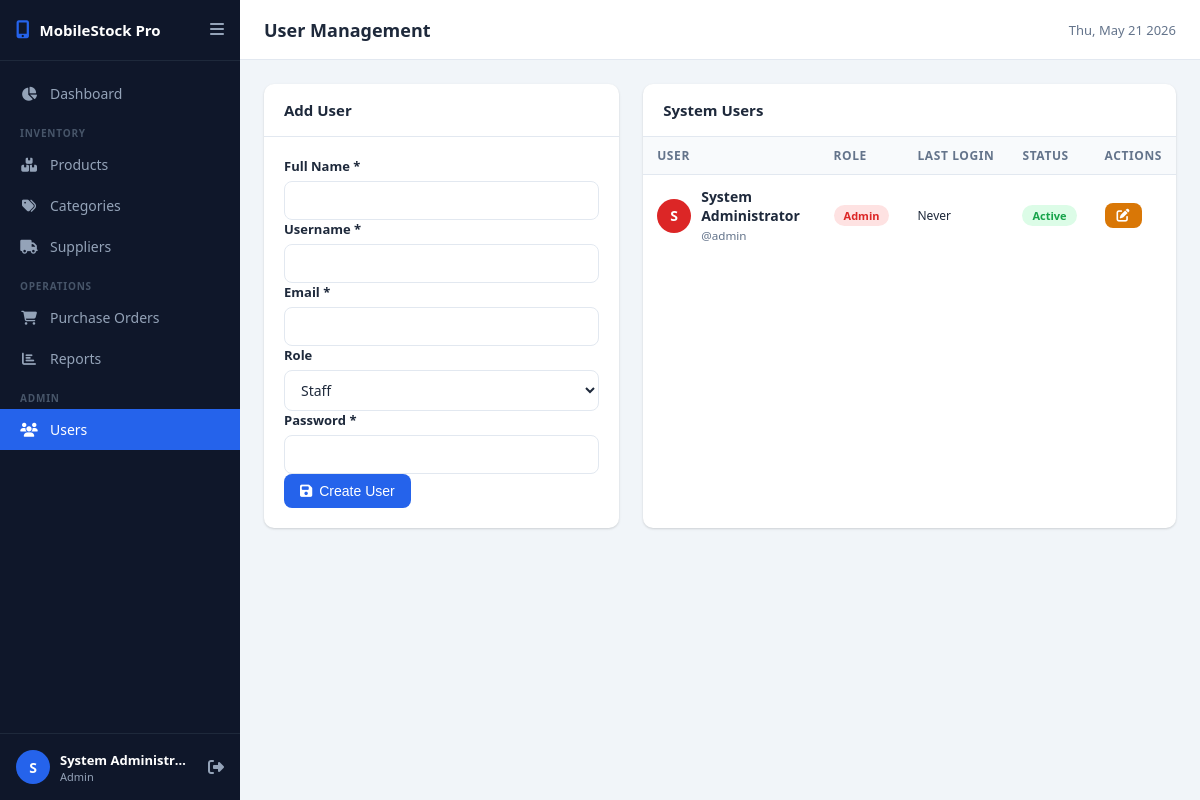
The app's page /modules/users/index.php (signed in) with its own data.
### tables this page shows
CREATE TABLE IF NOT EXISTS users (
    id INT AUTO_INCREMENT PRIMARY KEY,
    username VARCHAR(50) NOT NULL UNIQUE,
    password VARCHAR(255) NOT NULL,
    full_name VARCHAR(100) NOT NULL,
    email VARCHAR(100) NOT NULL UNIQUE,
    role ENUM('admin', 'manager', 'staff') DEFAULT 'staff',
    is_active TINYINT(1) DEFAULT 1,
    last_login DATETIME,
    created_at DATETIME DEFAULT CURRENT_TIMESTAMP,
    updated_at DATETIME DEFAULT CURRENT_TIMESTAMP ON UPDATE CURRENT_TIMESTAMP
);

### includes/helpers.php (called while the page is built, shortened)
<?php
function sanitize(string $input): string {
    return htmlspecialchars(strip_tags(trim($input)), ENT_QUOTES, 'UTF-8');
}

### modules/users/index.php (the view, shortened to what this page needs)
<?php
require_once __DIR__ . '/../../includes/helpers.php';
$conn = getDBConnection();
$users   = $conn->query("SELECT * FROM users ORDER BY created_at DESC");
$editUser = null;
require_once __DIR__ . '/../../includes/header.php';
?>
<div style="display:grid; grid-template-columns:1fr 1.5fr; gap:24px">
<div class="card">
    <div class="card-header">
        <h2 class="card-title"><?= $editUser ? 'Edit User' : 'Add User' ?></h2>
    </div>
    <div class="card-body">
        <form method="POST">
            <div class="form-group"><label>Full Name *</label><input type="text" name="full_name" value="<?= sanitize($editUser['full_name'] ?? '') ?>" required></div>
            <div class="form-group"><label>Username *</label><input type="text" name="username" value="<?= sanitize($editUser['username'] ?? '') ?>" required></div>
            <div class="form-group"><label>Email *</label><input type="email" name="email" value="<?= sanitize($editUser['email'] ?? '') ?>" required></div>
            <div class="form-group">
                <label>Role</label>
                <select name="role">
                    <?php foreach (['admin','manager','staff'] as $r): ?>
                    <option value="<?= $r ?>" <?= ($editUser['role'] ?? 'staff') === $r ? 'selected' : '' ?>><?= ucfirst($r) ?></option>
                    <?php endforeach; ?>
                </select>
            </div>
            <div class="form-group">
                <label>Password <?= $editUser ? '(leave blank to keep)' : '*' ?></label>
                <input type="password" name="password" <?= $editUser ? '' : 'required' ?>>
            </div>
            <button type="submit" class="btn btn-primary"><i class="fas fa-save"></i> <?= $editUser ? 'Update' : 'Create' ?> User</button>
        </form>
    </div>
</div>
<div class="card">
    <div class="card-header"><h2 class="card-title">System Users</h2></div>
    <div class="table-responsive">
    <table>
        <thead><tr><th>User</th><th>Role</th><th>Last Login</th><th>Status</th><th>Actions</th></tr></thead>
        <tbody>
        <?php while ($u = $users->fetch_assoc()): ?>
        <tr>
            <td>
                <div style="display:flex; align-items:center; gap:10px">
                    <div class="user-avatar" style="background:<?= $u['role']==='admin' ? 'var(--danger)' : ($u['role']==='manager' ? 'var(--warning)' : 'var(--primary)') ?>"><?= strtoupper(substr($u['full_name'],0,1)) ?></div>
                    <div>
                        <strong><?= sanitize($u['full_name']) ?></strong>
                        <br><small style="color:var(--text-muted)">@<?= sanitize($u['username']) ?></small>
                    </div>
                </div>
            </td>
            <td><span class="badge <?= $u['role']==='admin' ? 'badge-danger' : ($u['role']==='manager' ? 'badge-warning' : 'badge-info') ?>"><?= ucfirst($u['role']) ?></span></td>
            <td style="font-size:12px"><?= $u['last_login'] ? formatDate($u['last_login'], 'M d, Y') : 'Never' ?></td>
            <td><span class="badge <?= $u['is_active'] ? 'badge-success' : 'badge-secondary' ?>"><?= $u['is_active'] ? 'Active' : 'Inactive' ?></span></td>
            <td>
                <div style="display:flex; gap:4px">
                    <a href="?edit=<?= $u['id'] ?>" class="btn btn-sm btn-warning"><i class="fas fa-edit"></i></a>
                </div>
            </td>
        </tr>
        <?php endwhile; ?>
        </tbody>
    </table>
    </div>
</div>
</div>
<?php require_once __DIR__ . '/../../includes/footer.php'; ?>

### assets/css/style.css (style rules this page uses)
:root { --primary: #2563eb; --primary-dark: #1d4ed8; --primary-light: #dbeafe; --secondary: #64748b; --success: #16a34a; --success-light: #dcfce7; --warning: #d97706; --warning-light: #fef3c7; --danger: #dc2626; --danger-light: #fee2e2; --info: #0891b2; --bg: #f1f5f9; --surface: #ffffff; --border: #e2e8f0; --text: #1e293b; --text-muted: #64748b; --sidebar-width: 240px; --sidebar-bg: #0f172a; --sidebar-text: #94a3b8; --sidebar-active: #2563eb; --radius: 10px; --shadow: 0 1px 3px rgba(0,0,0,.1), 0 1px 2px rgba(0,0,0,.06); --shadow-md: 0 4px 6px rgba(0,0,0,.07), 0 2px 4px rgba(0,0,0,.06); }
* { margin: 0; padding: 0; box-sizing: border-box; }
body { font-family: 'Segoe UI', system-ui, sans-serif; background: var(--bg); color: var(--text); display: flex; min-height: 100vh; }
.user-avatar { width: 34px; height: 34px; border-radius: 50%; background: var(--primary); color: #fff; display: flex; align-items: center; justify-content: center; font-weight: 700; font-size: 14px; flex-shrink: 0; }
.card { background: var(--surface); border-radius: var(--radius); box-shadow: var(--shadow); overflow: hidden; margin-bottom: 24px; }
.card-header { padding: 16px 20px; border-bottom: 1px solid var(--border); display: flex; align-items: center; justify-content: space-between; gap: 12px; flex-wrap: wrap; }
.card-title { font-size: 15px; font-weight: 600; }
.card-body { padding: 20px; }
.table-responsive { overflow-x: auto; }
table { width: 100%; border-collapse: collapse; font-size: 14px; }
th { background: #f8fafc; font-weight: 600; font-size: 12px; text-transform: uppercase; letter-spacing: .05em; color: var(--text-muted); padding: 10px 14px; text-align: left; white-space: nowrap; }
td { padding: 12px 14px; border-top: 1px solid var(--border); vertical-align: middle; }
.form-group { display: flex; flex-direction: column; gap: 6px; }
label { font-size: 13px; font-weight: 600; color: var(--text); }
input, select, textarea { border: 1px solid var(--border); border-radius: 8px; padding: 9px 12px; font-size: 14px; width: 100%; transition: border .15s, box-shadow .15s; font-family: inherit; background: var(--surface); color: var(--text); }
.btn { display: inline-flex; align-items: center; gap: 7px; padding: 9px 16px; border-radius: 8px; font-size: 14px; font-weight: 500; cursor: pointer; border: none; text-decoration: none; transition: all .15s; white-space: nowrap; }
.btn-primary { background: var(--primary); color: #fff; }
.btn-warning { background: var(--warning); color: #fff; }
.btn-sm { padding: 6px 12px; font-size: 13px; }
.badge { display: inline-block; padding: 3px 10px; border-radius: 20px; font-size: 11px; font-weight: 600; }
.badge-success { background: var(--success-light); color: var(--success); }
.badge-danger { background: var(--danger-light); color: var(--danger); }

### records on screen
users: full_name "S", full_name "System Administrator", username "admin", role "Admin", shows "Never", is_active "Active"

### other values on screen
APP_NAME "MobileStock Pro"
substr(currentUser()['name'], 0, 1) "S"
currentUser()['name'] "System Administr…"
currentUser()['role'] "Admin"
$pageTitle "User Management"
form field role "Staff"
